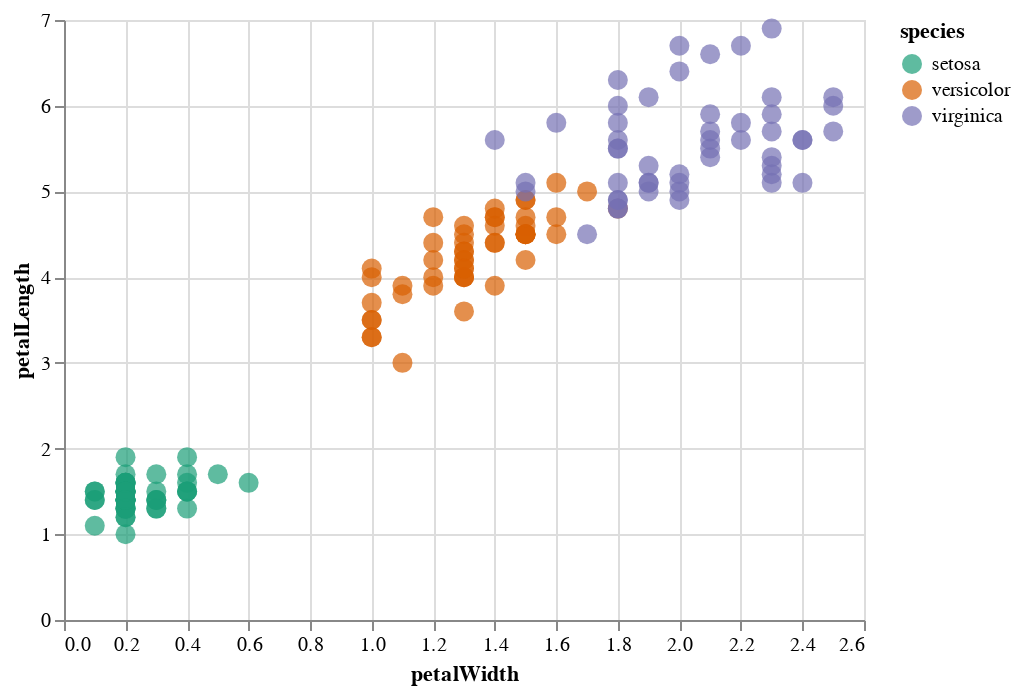

Here is the notebook cell this chart was saved with:
### Markdown cell above
You can change the colormap (or colorscheme) by specifying its name as a string
to `scheme` inside `alt.Scale`.
[All the available colormaps can be viewed on this page](https://vega.github.io/vega/docs/schemes/),
which also lists what type of data the colormap is useful for
(categorical, sequential, diverging, cyclic).

### Code cell
alt.Chart(iris).mark_circle(size=100).encode(
    x='petalWidth',
    y='petalLength',
    color=alt.Color('species', scale=alt.Scale(scheme='dark2')))

### Figure 1 — Vega-Lite specification as saved in the notebook (floating-point values rounded to 4 significant figures; data arrays with more than 128 entries replaced by an {"elided": "..."} marker saying what was removed)
{"config": {"view": {"continuousWidth": 400, "continuousHeight": 300}}, "data": {"name": "data-a264acbd6e539a8b3afc0cb5f240fb57"}, "mark": {"type": "circle", "size": 100}, "encoding": {"color": {"type": "nominal", "field": "species", "scale": {"scheme": "dark2"}}, "x": {"type": "quantitative", "field": "petalWidth"}, "y": {"type": "quantitative", "field": "petalLength"}}, "$schema": "https://vega.github.io/schema/vega-lite/v4.8.1.json", "datasets": {"data-a264acbd6e539a8b3afc0cb5f240fb57": {"elided": "150 records"}}}
